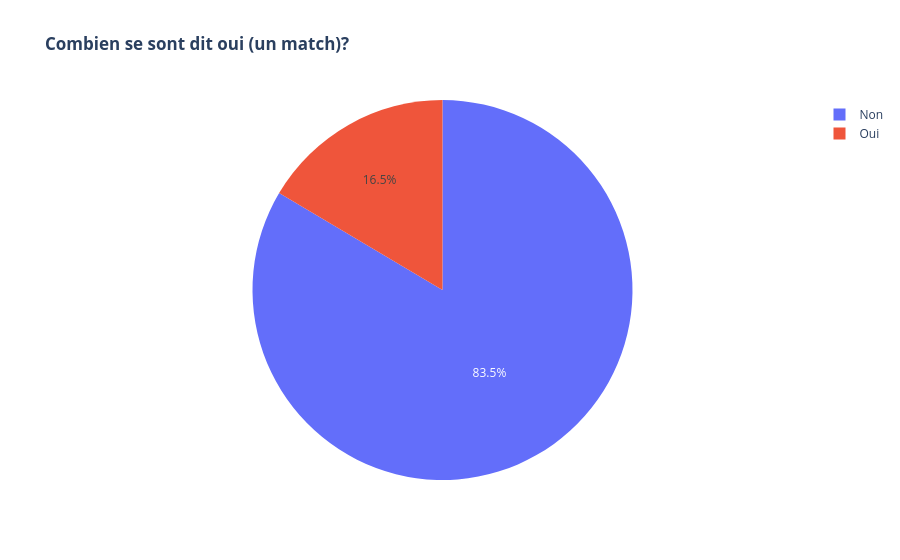

The notebook cell saved with this chart:
### Markdown cell above
78.5% des femmes et 73% des hommes ont fait l'expérience juste pour s'amuser ou rencontrer de nouvelles personnes.

10% des femmes et 15% des hommes l'ont fait pour avoir une relation sérieuse ou un date.

### Code cell
# Combien se sont dit oui? Combien de match?
decision_labels = {
    0: "Non",
    1: "Oui"
}

df_match = df["match"].value_counts().reset_index()
df_match['match_label'] = df_match['match'].map(decision_labels).fillna("Non renseigné")
fig = px.pie(df_match, names="match_label", values ="count", title="<b>Combien se sont dit oui (un match)?</b>")
fig.show()

# Combien ont dit oui?
df_decision = df["dec"].value_counts(dropna=False).reset_index()
df_decision['decision_label'] = df_decision['dec'].map(decision_labels).fillna("Non renseigné")

df_decision_men = df_men["dec"].value_counts(dropna=False).reset_index()
df_decision_men['decision_label'] = df_decision_men['dec'].map(decision_labels).fillna("Non renseigné")

df_decision_women = df_women["dec"].value_counts(dropna=False).reset_index()
df_decision_women['decision_label'] = df_decision_women['dec'].map(decision_labels).fillna("Non renseigné")

# Affichage des pourcentages (pie plots)
fig = make_subplots(
    rows=1,
    cols=3,
    specs=[[{"type": "domain"}, {"type": "domain"}, {"type": "domain"}]],
    subplot_titles=["Global", "Femmes", "Hommes"],
)

fig.add_pie(
    labels=df_decision["decision_label"],
    values=df_decision["count"],
    name="Global",
    row=1,
    col=1,
)

fig.add_pie(
    labels=df_decision_women["decision_label"],
    values=df_decision_women["count"],
    name="Femmes",
    row=1,
    col=2,
)

fig.add_pie(
    labels=df_decision_men["decision_label"],
    values=df_decision_men["count"],
    name="Hommes",
    row=1,
    col=3,
)

fig.update_layout(
    title_text="<b>Participants ayant dit Oui</b>",
    height=500,
    width=1200,
)
fig.update_traces(textinfo="percent")

fig.show(renderer="png")

### Figure 1 — Plotly figure (JSON) as saved in the notebook; plotly's stock layout.template omitted (floating-point values rounded to 4 significant figures)
{"data": [{"domain": {"x": [0, 1], "y": [0, 1]}, "hovertemplate": "match_label=%{label}<br>count=%{value}<extra></extra>", "labels": ["Non", "Oui"], "legendgroup": "", "name": "", "showlegend": true, "type": "pie", "values": [6998, 1380]}], "layout": {"legend": {"tracegroupgap": 0}, "title": {"text": "<b>Combien se sont dit oui (un match)?</b>"}}}
